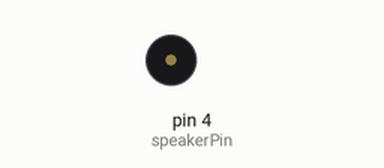
This sketch was run on a simulated Arduino Uno, built with avr-gcc and run on an emulated ATmega328P. Shown: buzzer (waves = sounding).

Above: at 1.4 s.
At 9.31 s:
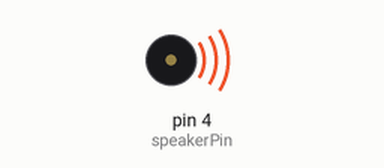
Timing chart, 0 to 10.4 s (numbered marks = the images above):
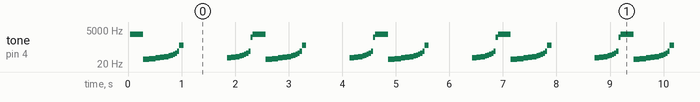

Measured:
- by itself, tone on pin 4 (speakerPin): plays 2584 Hz for 0.24 s, 43 Hz for 0.12 s, 47 Hz for 0.12 s, 53 Hz for 0.08 s, 58 Hz for 0.08 s, 66 Hz for 0.08 s … (1188 notes in this stretch)

The sketch:

week7_Bandmix.ino
```cpp
int speakerPin = 4;

void setup() {
  pinMode(4, OUTPUT);
}

void loop() {


  // note one
  for (int i = 1; i < 100; i++) {
    digitalWrite(4, LOW);
    delayMicroseconds(50);

    digitalWrite(4, HIGH);
    delayMicroseconds(50);

  }


  for (int i = 30000; i > 500; i = i - 200) {
    digitalWrite(speakerPin, HIGH);
    delayMicroseconds(i);
    digitalWrite(speakerPin, LOW);
    delayMicroseconds(i);
  }

  for (int i = 0; i < 50; i++) {
    digitalWrite(4, LOW);
    delayMicroseconds(100);

    digitalWrite(4, HIGH);
    delayMicroseconds(100);

  }


}
```
